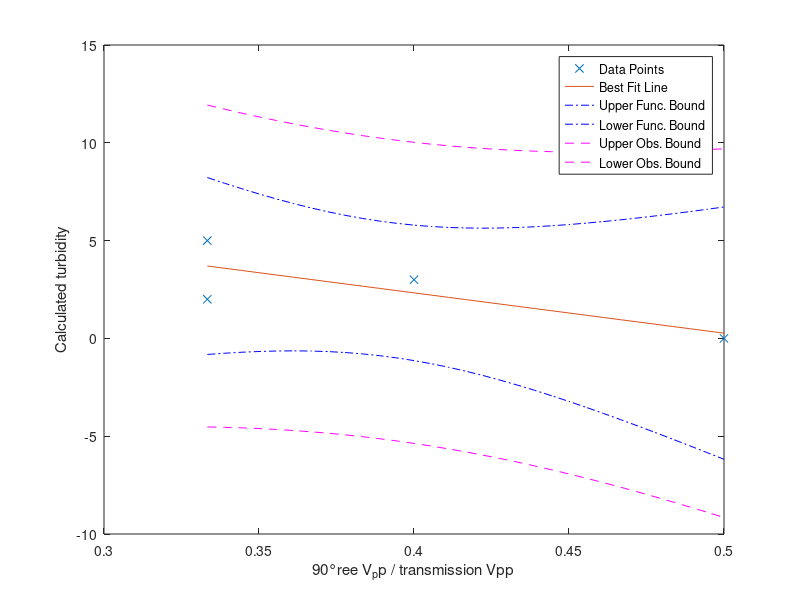

The MATLAB source for this figure:
% The x, r, and y below are for testing. Comment them out and add yor own
% data to the sample data at the end of the comments, and uncomment your
% data

reflectedVpp = [1 2 3 4];
transmittedVpp = [3 4 9 10];
x = reflectedVpp./transmittedVpp;
y = [5 0 2 3]; % calculated turbidities

% Script for the linear fit of data. The independent values are
% in the x array and the matched dependent values are in the y array. This
% script does not use MATLAB's built-in fitting functions, but uses the
% formulas from the videos/class notes.
% You also need to enter the confidence level, typically 95%. The values
% that are calculated and displayed are:
% 1. Beta_hat_1 (the best-fit slope)
% 2. Beta_hat_0 (the best-fit y-intercept)
% 3. The Root Mean Square Residual, Se
% 4. The Standard Error for beta0, Sbeta0
% 5. The Standard Error for beta1, Sbeta1
% 6. The confidence intervals for beta1 and beta0.
% After calculating these quantities, the script plots the original data,
% the best fit line, and the upper and lower bounds for the confidence
% interval on the best fit line.
% x = [7.5 4 6 5 8]; % Uncomment and add your own data
% y = [3.70 3.10 3.32 2.98 3.68]; % Uncomment and add your own data
confLev = 0.95; % The confidence level
N = length(y); % The number of data points
xbar = mean(x);
ybar = mean(y);
Sxx = dot((x-xbar),(x-xbar));
%Sxx = (x-xbar)*transpose(x-xbar);
% beta1 is the estimated best slope of the best-fit line
beta1 = dot((x-xbar),(y-ybar))/Sxx
% beta1 = ((x-xbar)*transpose(y-ybar))/Sxx
% beta0 is the estimated best-fit y-intercept of the best fit line
beta0 = ybar - beta1*xbar
yfit = beta0 + beta1*x;
SSE = dot((y - yfit),(y - yfit)) % Sum of the squared residuals
% SSE = (y - yfit)*transpose(y - yfit) % Sum of the squared residuals
Se = sqrt(SSE/(N-2)) % The Root Mean Square Residual
Sbeta0 = Se*sqrt(1/N + xbar^2/Sxx)
Sbeta1 = Se/sqrt(Sxx)
% tinv defaults to 1-sided test. We need 2-sises, hence:(1-0.5*(1-confLev))
StdT = tinv((1-0.5*(1-confLev)),N-2) % The Student's t factor
lambdaBeta1 = StdT*Sbeta1 % The 1/2 confidence interval on beta1
lambdaBeta0 = StdT*Sbeta0 % The 1/2 confidence interval on beta0
range = max(x) - min(x);
xplot = min(x):range/30:max(x); % Generate array for plotting
yplot = beta0 + beta1*xplot; % Generate array for plotting
Syhat = Se*sqrt(1/N + (xplot - xbar).*(xplot - xbar)/Sxx);
lambdayhat = StdT*Syhat;
Sy = Se*sqrt(1+1/N + (xplot - xbar).*(xplot - xbar)/Sxx);
lambday = StdT*Sy;
figure(1)
plot(x,y,'x')
hold on
plot(xplot,yplot)
plot(xplot,yplot+lambdayhat,'-.b',xplot,yplot-lambdayhat,'-.b')
plot(xplot,yplot+lambday,'--m',xplot,yplot-lambday,'--m')
xlabel('90\degree V_pp / transmission Vpp')
ylabel('Calculated turbidity')
if beta1 > 0 % Fix this
    location = 'northwest';
else
    location = 'northeast';
end
legend('Data Points','Best Fit Line','Upper Func. Bound',...
    'Lower Func. Bound', 'Upper Obs. Bound', 'Lower Obs. Bound',...
    'Location', location)
hold off
